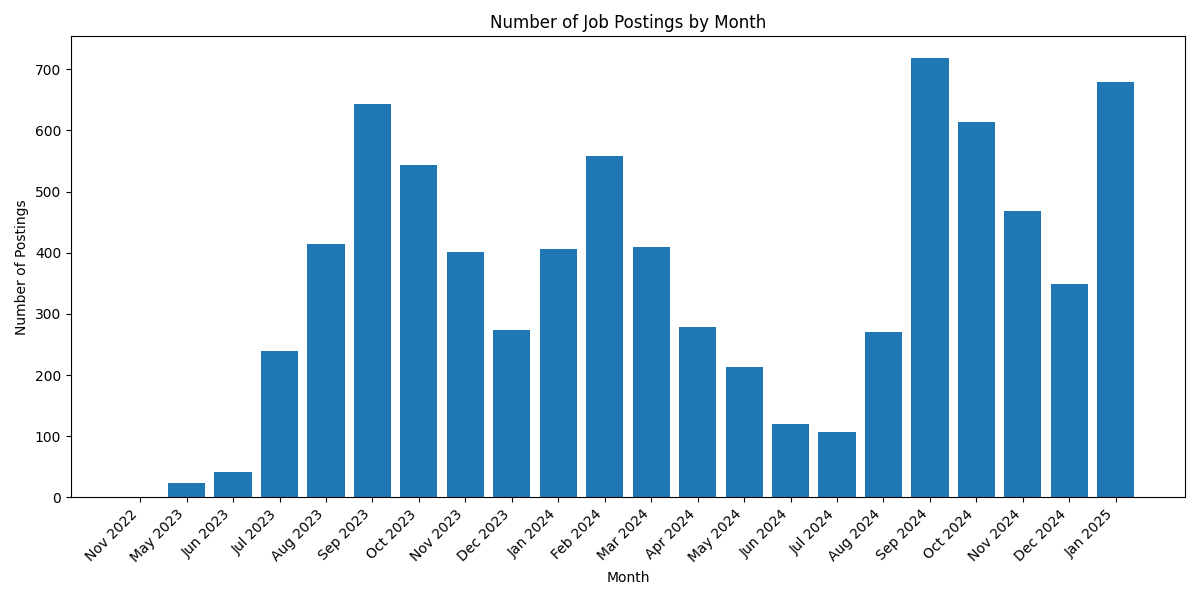
#> input picture vis/intern.png, 1200 x 600 px
$ python display_image.py ../vis/intern.png
#> lines starting #> are read from the running program, lines starting #| are printed output that depends on the picture
import sys
from PIL import Image

# define the ASCII characters to use for the image
ASCII_CHARS = ["#", "S", "%", "?", "*", "+", ";", ",", "."]

# get the path to the image from the command line arguments
try:
    image_path = sys.argv[1]
except IndexError:
    print("Please provide the path to the image as an argument.")
    sys.exit()

# open the image file
try:
    with Image.open(image_path) as image:
        # convert the image to grayscale
#> image is the input picture: PIL image 1200x600 RGBA; mean R, G, B, A 196.6, 218.2, 233.1, 255
        grayscale_image = image.convert("L")
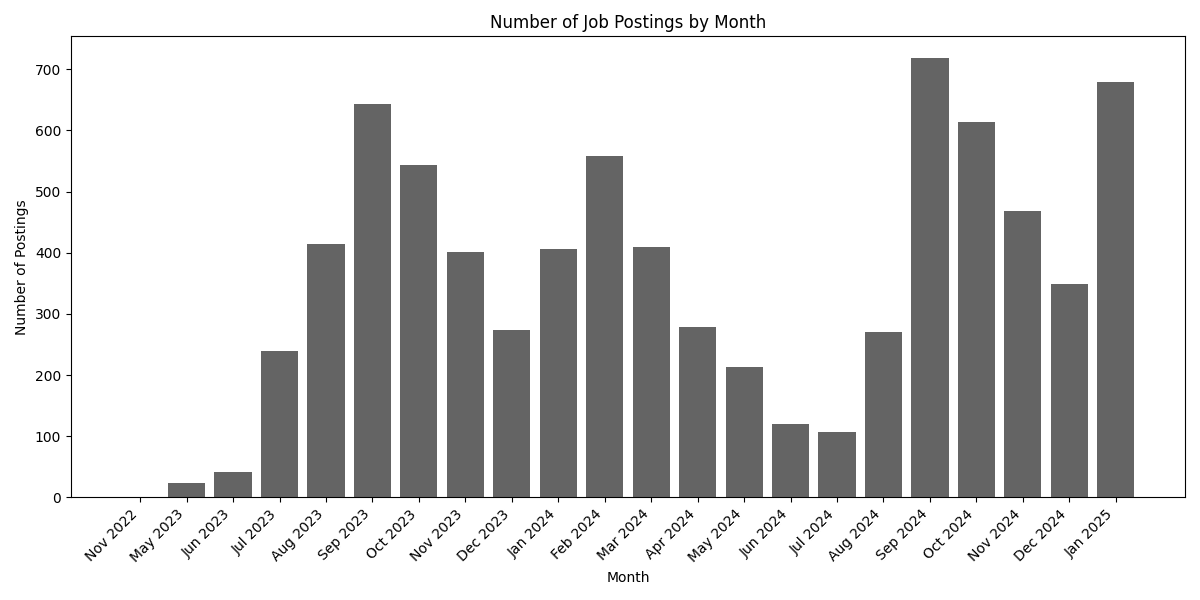
#> grayscale_image: PIL image 1200x600 L; min 0, max 255, mean 213.5

        # resize the image to a smaller size
        width, height = grayscale_image.size
#> width = 1200; height = 600
        aspect_ratio = height/width
#> aspect_ratio = 0.5
        new_width = 100
        new_height = int(aspect_ratio * new_width)
#> new_height = 50
        grayscale_image = grayscale_image.resize((new_width, new_height))
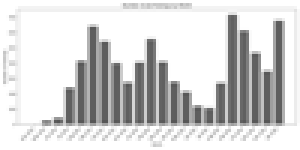
#> grayscale_image: PIL image 100x50 L (shown 3 times larger); min 85, max 255, mean 213

        # generate the ASCII representation of the image
        ascii_image = ""
        for pixel_value in grayscale_image.getdata():
            index = int(pixel_value / 255 * (len(ASCII_CHARS) - 1))
            ascii_image += ASCII_CHARS[index]
#> this loop made 5000 passes
#> ascii_image on passes 1 to 3: '.', '..', '...'

        # print the ASCII image to the console
        for row in range(0, len(ascii_image), new_width):
            print(ascii_image[row:row + new_width])
#> this loop made 50 passes
#> row on passes 2 to 13: 100, 200, 300, 400, 500, 600, 700, 800, 900, 1000, 1100, 1200
except Exception as e:
    print("An error occurred while processing the image: ", e)
    sys.exit()

$ run again, on vis/ng.png
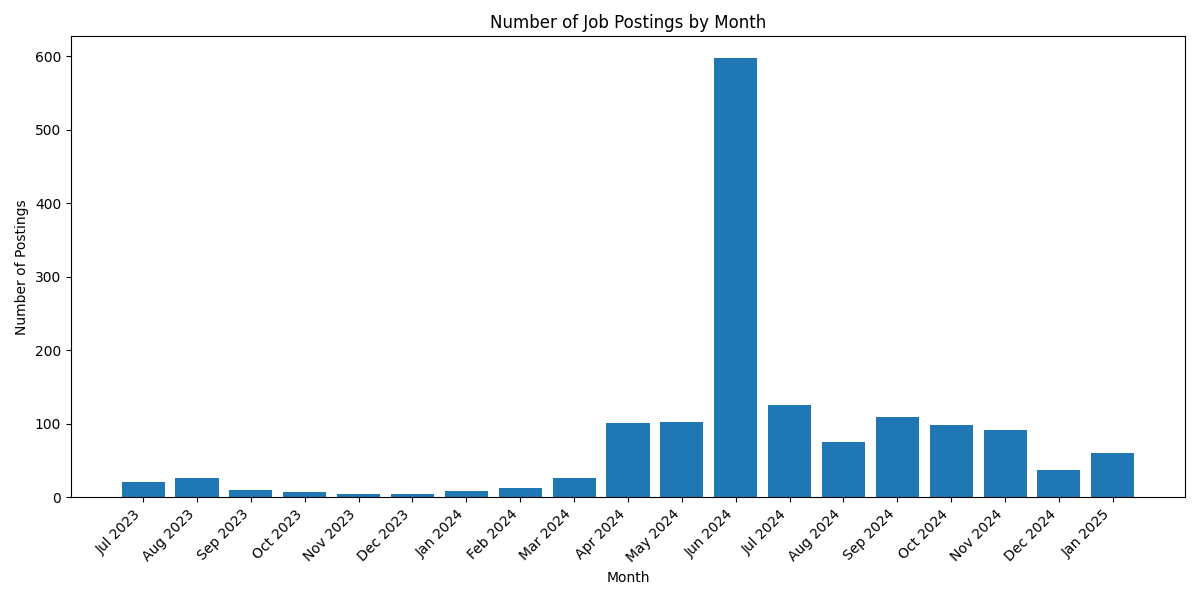
#> input picture vis/ng.png, 1200 x 600 px
#> image is the input picture: PIL image 1200x600 RGBA; mean R, G, B, A 236.8, 242.7, 246.7, 255
#> `grayscale_image = image.convert("L")`:
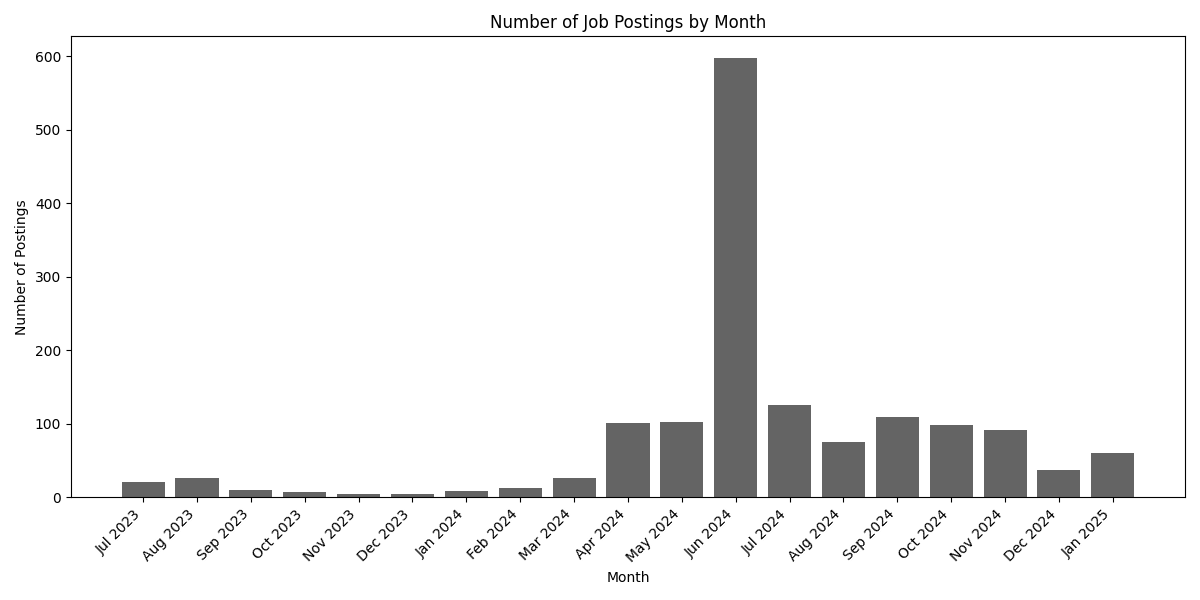
#> grayscale_image: PIL image 1200x600 L; min 0, max 255, mean 241.4
#> `grayscale_image = grayscale_image.resize((new_width, new_height))`:
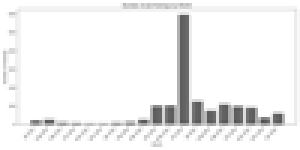
#> grayscale_image: PIL image 100x50 L (shown 3 times larger); min 83, max 255, mean 241
#> the loop `for pixel_value in grayscale_image.getdata():` made 5000 passes
#> ascii_image on passes 1 to 3: '.', '..', '...'
#> the loop `for row in range(0, len(ascii_image), new_width):` made 50 passes
#> row on passes 2 to 9: 100, 200, 300, 400, 500, 600, 700, 800
#> (printed output is left out)
